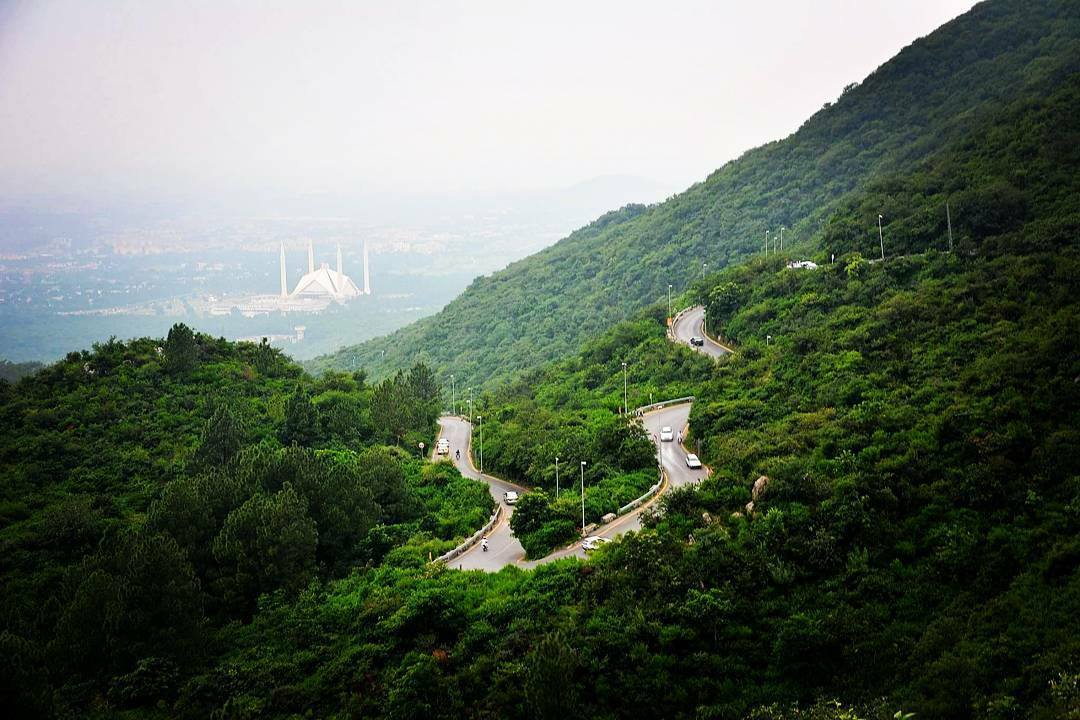
#> input picture Lab Task 5/5. Feature Detection and Description/6.jpeg, 1080 x 720 px
$ jupyter execute 'Find Circles and Ellipses in an Image.ipynb'
#> lines starting #> are read from the running program, lines starting #| are printed output that depends on the picture
[cell 1]
import cv2
import numpy as np

# Load image
image = cv2.imread('6.jpeg', 0)
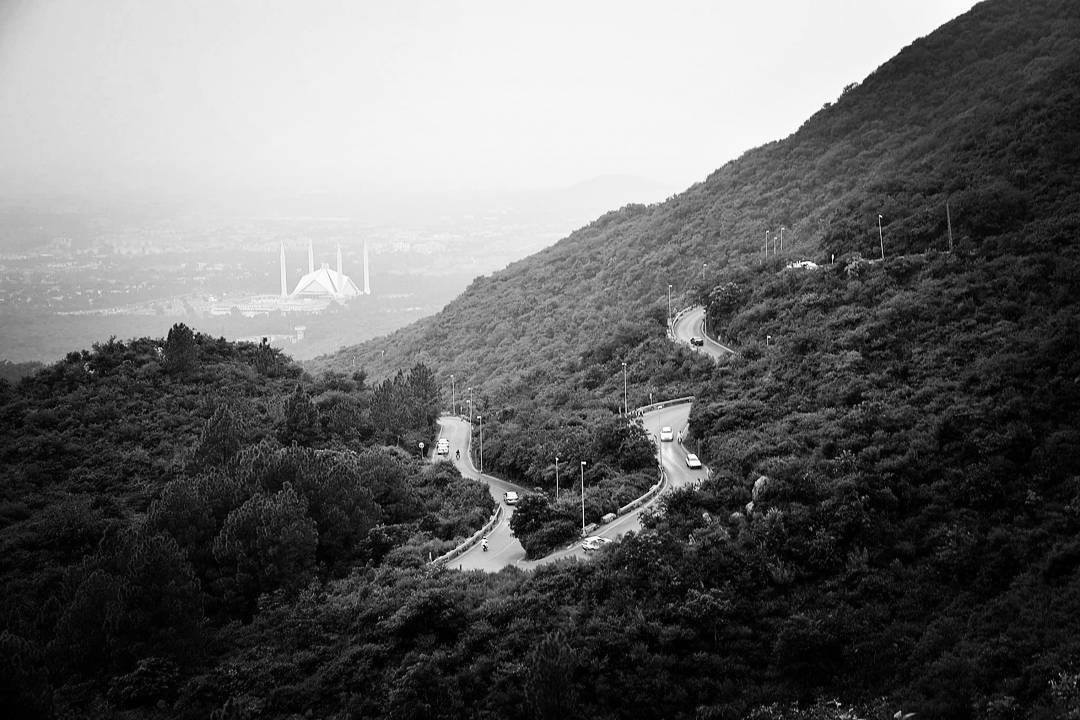
#> image: shape (720, 1080); min 0, max 255, mean 103.2

# Set our filtering parameters
# Initialize parameter setting using cv2.SimpleBlobDetector
params = cv2.SimpleBlobDetector_Params()

# Set Area filtering parameters
params.filterByArea = True
params.minArea = 100

# Set Circularity filtering parameters
params.filterByCircularity = True
params.minCircularity = 0.9

# Set Convexity filtering parameters
params.filterByConvexity = True
params.minConvexity = 0.2

# Set inertia filtering parameters
params.filterByInertia = True
params.minInertiaRatio = 0.01

# Create a detector with the parameters
detector = cv2.SimpleBlobDetector_create(params)

# Detect blobs
keypoints = detector.detect(image)
#> keypoints = ()

# Draw blobs on our image as red circles
blank = np.zeros((1, 1))
blobs = cv2.drawKeypoints(image, keypoints, blank, (0, 0, 255),
                          cv2.DRAW_MATCHES_FLAGS_DRAW_RICH_KEYPOINTS)

number_of_blobs = len(keypoints)
#> number_of_blobs = 0
text = "Number of Circular Blobs: " + str(len(keypoints))
#> text = 'Number of Circular Blobs: 0'
cv2.putText(blobs, text, (20, 550),
            cv2.FONT_HERSHEY_SIMPLEX, 1, (0, 100, 255), 2)
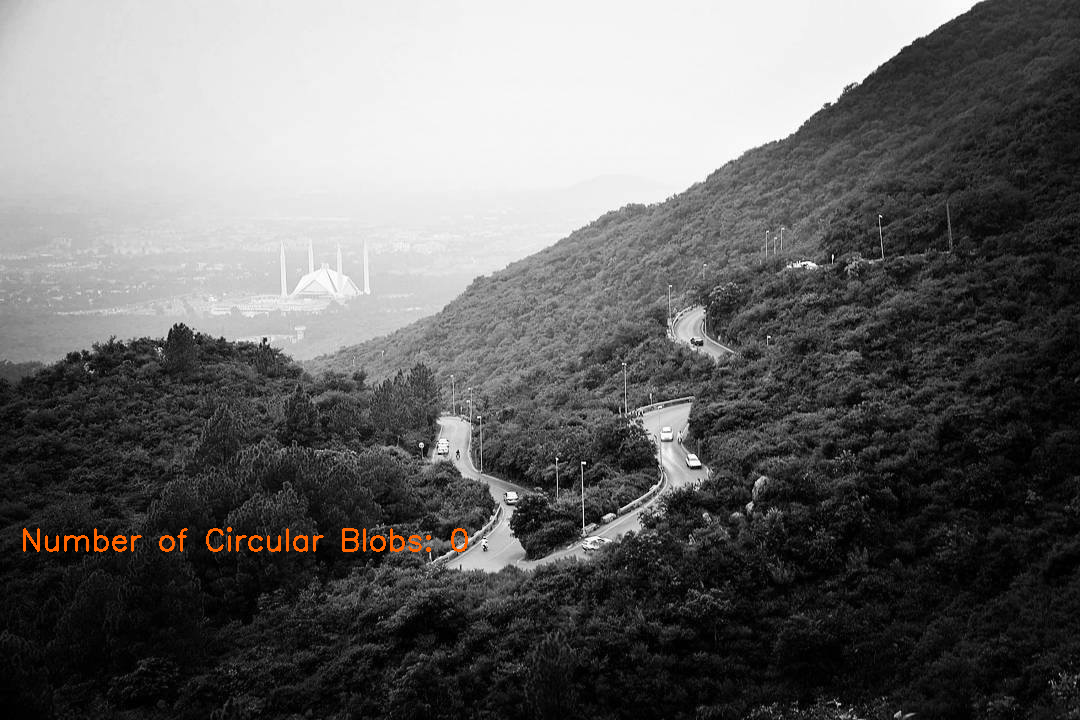
#> blobs: shape (720, 1080, 3); mean of channels 0, 1, 2 103.1, 103.4, 104; drawn as B, G, R

# Show blobs
cv2.imshow("Filtering Circular Blobs Only", blobs)
cv2.waitKey(0)
cv2.destroyAllWindows()

$ run again, with Lab Task 5/5. Feature Detection and Description/1.jpg copied over Lab Task 5/5. Feature Detection and Description/6.jpeg
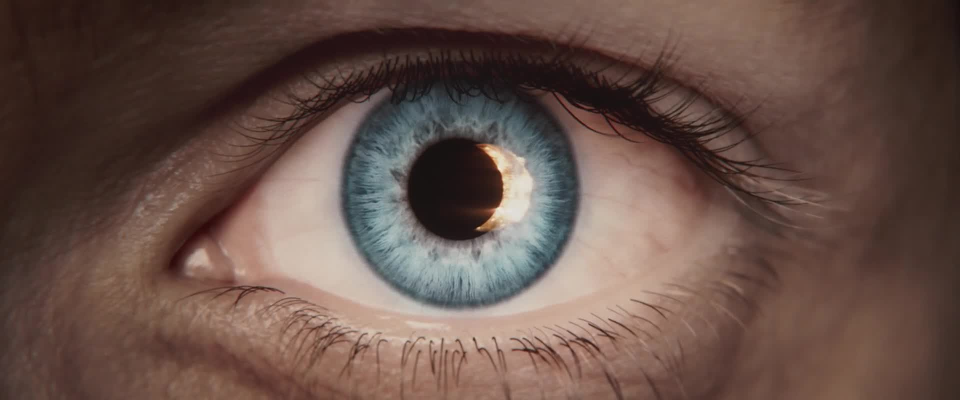
#> input picture Lab Task 5/5. Feature Detection and Description/1.jpg, 1920 x 800 px (shown at 1/2 size)
#> `image = cv2.imread('6.jpeg', 0)`:
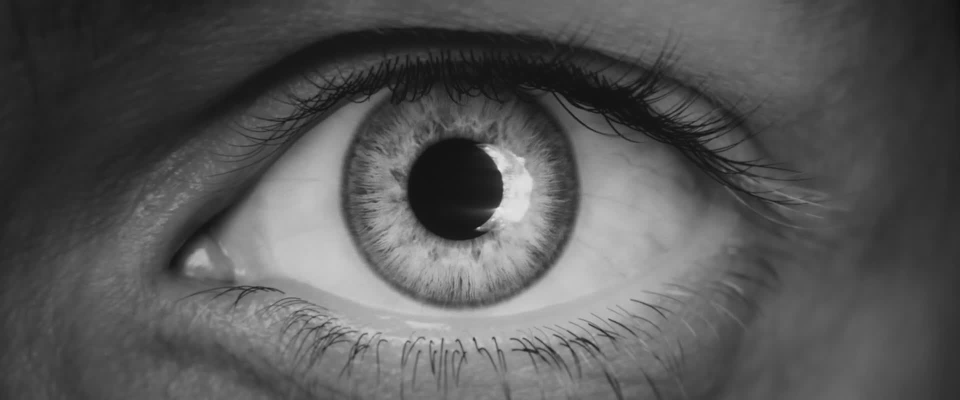
#> image: shape (800, 1920) (shown at 1/2 size); min 11, max 236, mean 86.5
#> keypoints = ()
#> number_of_blobs = 0
#> text = 'Number of Circular Blobs: 0'
#> `cv2.putText(blobs, text, (20, 550), cv2.FONT_HERSHEY_SIMPLEX, 1, (0, 1..`:
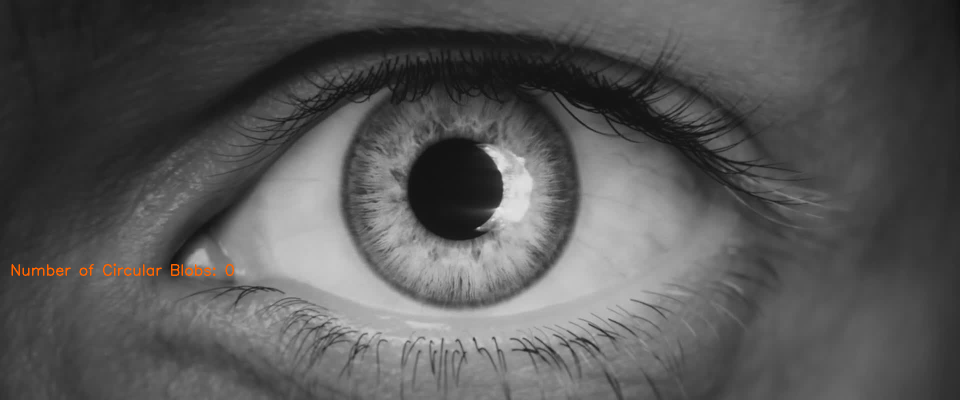
#> blobs: shape (800, 1920, 3) (shown at 1/2 size); mean of channels 0, 1, 2 86.3, 86.5, 86.8; drawn as B, G, R

$ run again, with Lab Task 5/5. Feature Detection and Description/3.jpg copied over Lab Task 5/5. Feature Detection and Description/6.jpeg
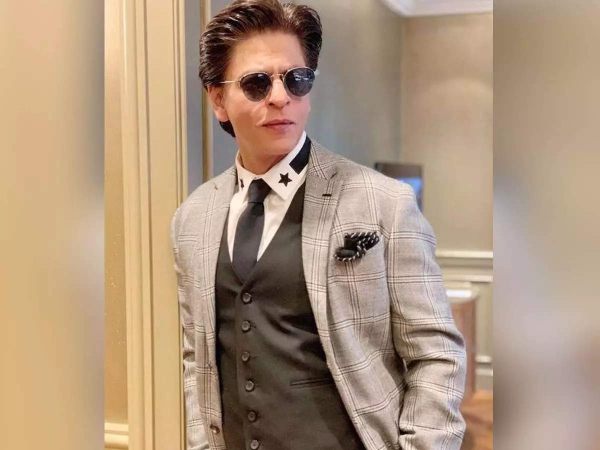
#> input picture Lab Task 5/5. Feature Detection and Description/3.jpg, 1200 x 900 px (shown at 1/2 size)
#> `image = cv2.imread('6.jpeg', 0)`:
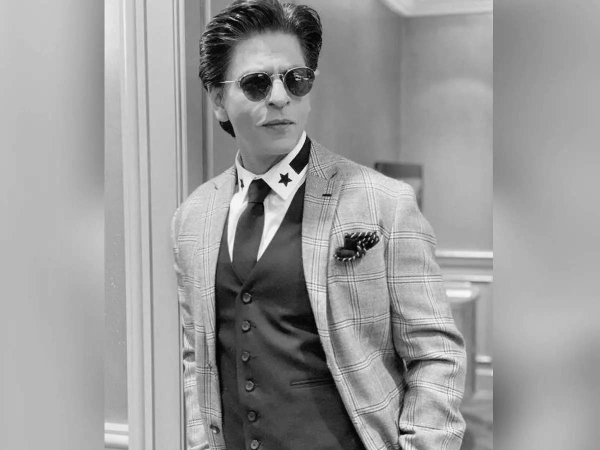
#> image: shape (900, 1200) (shown at 1/2 size); min 0, max 255, mean 155
#> keypoints = ()
#> number_of_blobs = 0
#> text = 'Number of Circular Blobs: 0'
#> `cv2.putText(blobs, text, (20, 550), cv2.FONT_HERSHEY_SIMPLEX, 1, (0, 1..`:
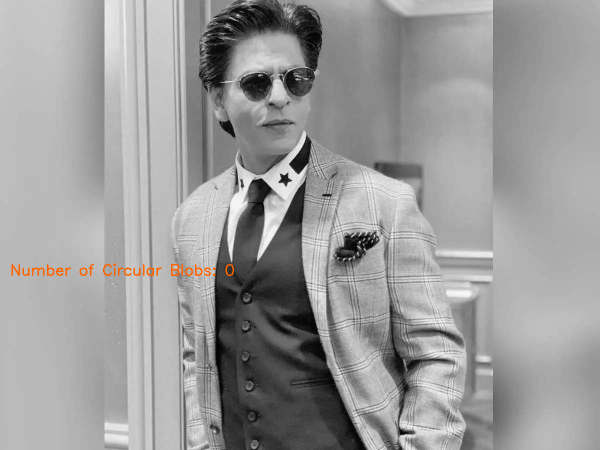
#> blobs: shape (900, 1200, 3) (shown at 1/2 size); mean of channels 0, 1, 2 154.6, 154.8, 155.2; drawn as B, G, R
